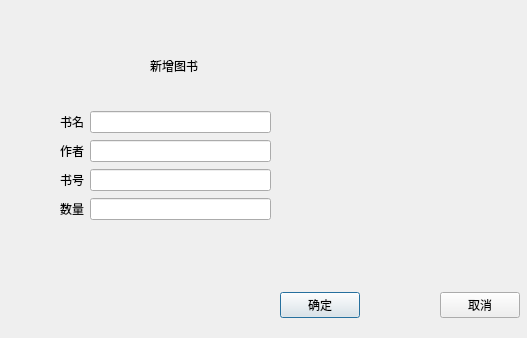
<?xml version="1.0" encoding="UTF-8"?>
<ui version="4.0">
 <class>title</class>
 <widget class="QDialog" name="title">
  <property name="geometry">
   <rect>
    <x>0</x>
    <y>0</y>
    <width>527</width>
    <height>338</height>
   </rect>
  </property>
  <property name="windowTitle">
   <string>Dialog</string>
  </property>
  <widget class="QLabel" name="label">
   <property name="geometry">
    <rect>
     <x>150</x>
     <y>40</y>
     <width>231</width>
     <height>51</height>
    </rect>
   </property>
   <property name="toolTip">
    <string>&lt;html&gt;&lt;head/&gt;&lt;body&gt;&lt;p align=&quot;center&quot;&gt;&lt;span style=&quot; font-size:26pt; font-weight:600; color:#000000;&quot;&gt;新增图书&lt;/span&gt;&lt;/p&gt;&lt;/body&gt;&lt;/html&gt;</string>
   </property>
   <property name="styleSheet">
    <string notr="true">font: 16pt &quot;Agency FB&quot;;</string>
   </property>
   <property name="text">
    <string>新增图书</string>
   </property>
  </widget>
  <widget class="QWidget" name="">
   <property name="geometry">
    <rect>
     <x>280</x>
     <y>290</y>
     <width>240</width>
     <height>30</height>
    </rect>
   </property>
   <layout class="QHBoxLayout" name="horizontalLayout_5">
    <item>
     <widget class="QPushButton" name="pushButton">
      <property name="text">
       <string>确定</string>
      </property>
     </widget>
    </item>
    <item>
     <spacer name="horizontalSpacer">
      <property name="orientation">
       <enum>Qt::Horizontal</enum>
      </property>
      <property name="sizeHint" stdset="0">
       <size>
        <width>40</width>
        <height>20</height>
       </size>
      </property>
     </spacer>
    </item>
    <item>
     <widget class="QPushButton" name="pushButton_2">
      <property name="text">
       <string>取消</string>
      </property>
     </widget>
    </item>
   </layout>
  </widget>
  <widget class="QWidget" name="">
   <property name="geometry">
    <rect>
     <x>60</x>
     <y>110</y>
     <width>211</width>
     <height>112</height>
    </rect>
   </property>
   <layout class="QVBoxLayout" name="verticalLayout">
    <item>
     <layout class="QHBoxLayout" name="horizontalLayout">
      <item>
       <widget class="QLabel" name="label_2">
        <property name="text">
         <string>书名</string>
        </property>
       </widget>
      </item>
      <item>
       <widget class="QLineEdit" name="le_title"/>
      </item>
     </layout>
    </item>
    <item>
     <layout class="QHBoxLayout" name="horizontalLayout_2">
      <item>
       <widget class="QLabel" name="label_3">
        <property name="text">
         <string>作者</string>
        </property>
       </widget>
      </item>
      <item>
       <widget class="QLineEdit" name="le_writer"/>
      </item>
     </layout>
    </item>
    <item>
     <layout class="QHBoxLayout" name="horizontalLayout_3">
      <item>
       <widget class="QLabel" name="label_4">
        <property name="text">
         <string>书号</string>
        </property>
       </widget>
      </item>
      <item>
       <widget class="QLineEdit" name="le_id"/>
      </item>
     </layout>
    </item>
    <item>
     <layout class="QHBoxLayout" name="horizontalLayout_4">
      <item>
       <widget class="QLabel" name="label_5">
        <property name="text">
         <string>数量</string>
        </property>
       </widget>
      </item>
      <item>
       <widget class="QLineEdit" name="le_num"/>
      </item>
     </layout>
    </item>
   </layout>
  </widget>
 </widget>
 <resources/>
 <connections/>
</ui>
